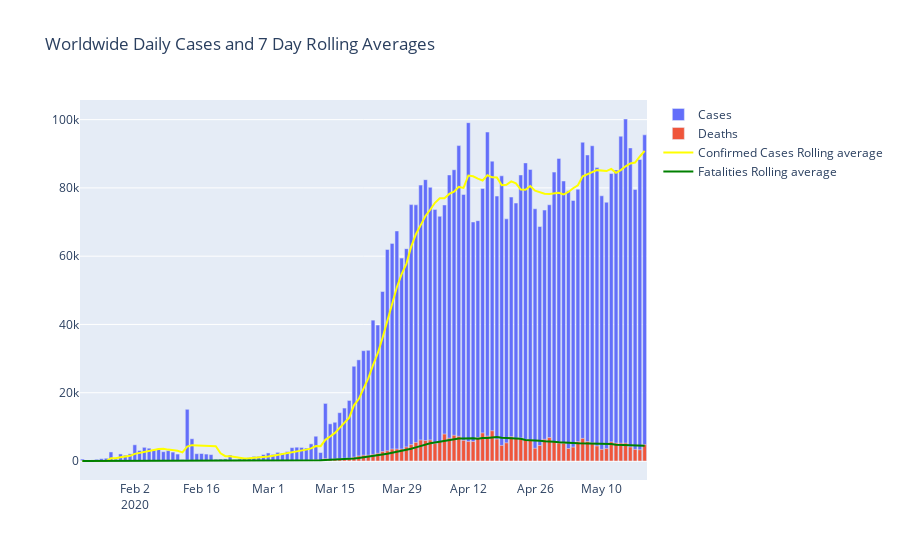

The cell this chart's notebook holds for it:
### Code cell
fig = go.Figure(data=[go.Bar(name='Cases', x=Covid_world_df['Date'], y= Covid_world_df['Daily Confirmed Cases']),
    go.Bar(name='Deaths', x=Covid_world_df['Date'], y=Covid_world_df['Daily Deaths'])])

fig.add_trace(go.Scatter(name='Confirmed Cases Rolling average',x=Covid_world_df['Date'],y=Covid_world_df['CC Rolling average'],marker_color='yellow'))
fig.add_trace(go.Scatter(name='Fatalities Rolling average',x=Covid_world_df['Date'],y=Covid_world_df['F Rolling average'],marker_color='green'))

fig.update_layout(barmode = 'overlay',title='Worldwide Daily Cases + Deaths and 7 Day Rolling Averages',showlegend=True)
fig.show()
